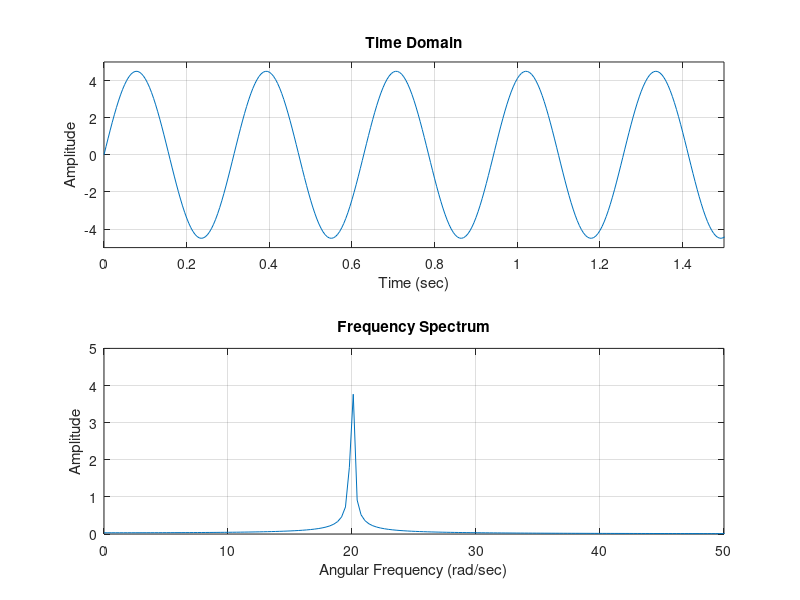

Source code (MATLAB):
% Case 1: Two harmonics, different amplitudes, same frequency
dt = 0.005; 
t = 0:dt:20; 

A1 = 3; 
A2 = 1.5; 
w1 = 20; 
w2 = 20; 

x1 = A1*sin(w1*t);
x2 = A2*sin(w2*t);
x = x1 + x2;

subplot(2,1,1)
plot(t, x)
grid on
xlabel('Time (sec)')
ylabel('Amplitude')
title('Time Domain')
axis([0 1.5 -5 5]) 

% FFT Calculation
fs = 1/dt; 
N = length(t); 
f = (0:N-1)*(fs/N); 
w_axis = f * 2 * pi; % Convert Hz to rad/sec

xt = fft(x);
xf = (abs(xt)*2)/N;

subplot(2,1,2)
plot(w_axis, xf)
grid on
xlabel('Angular Frequency (rad/sec)')
ylabel('Amplitude')
title('Frequency Spectrum')
axis([0 50 0 5]) % Zoom in on the relevant frequency range
